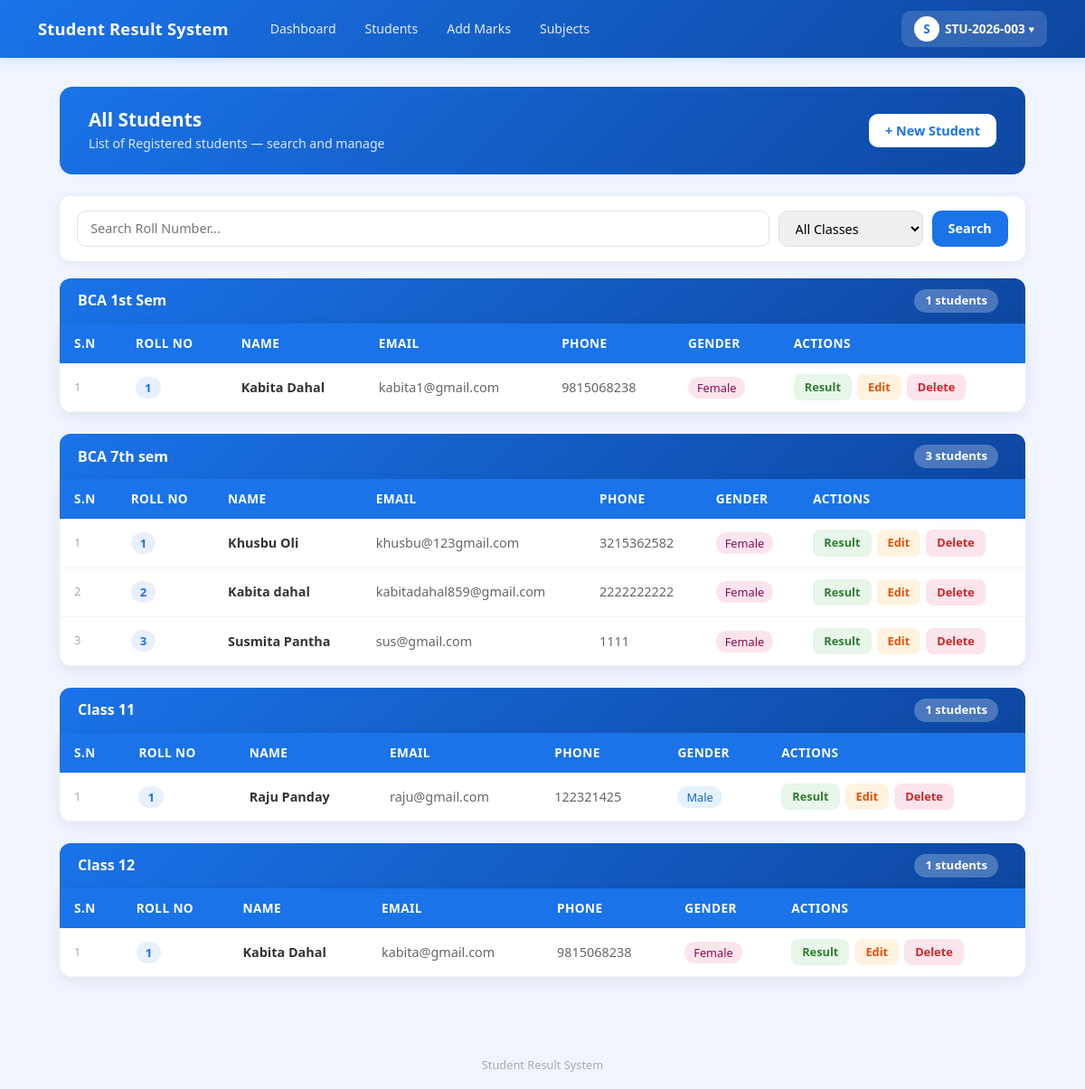
Before: /students/ (signed in) with the older database file.
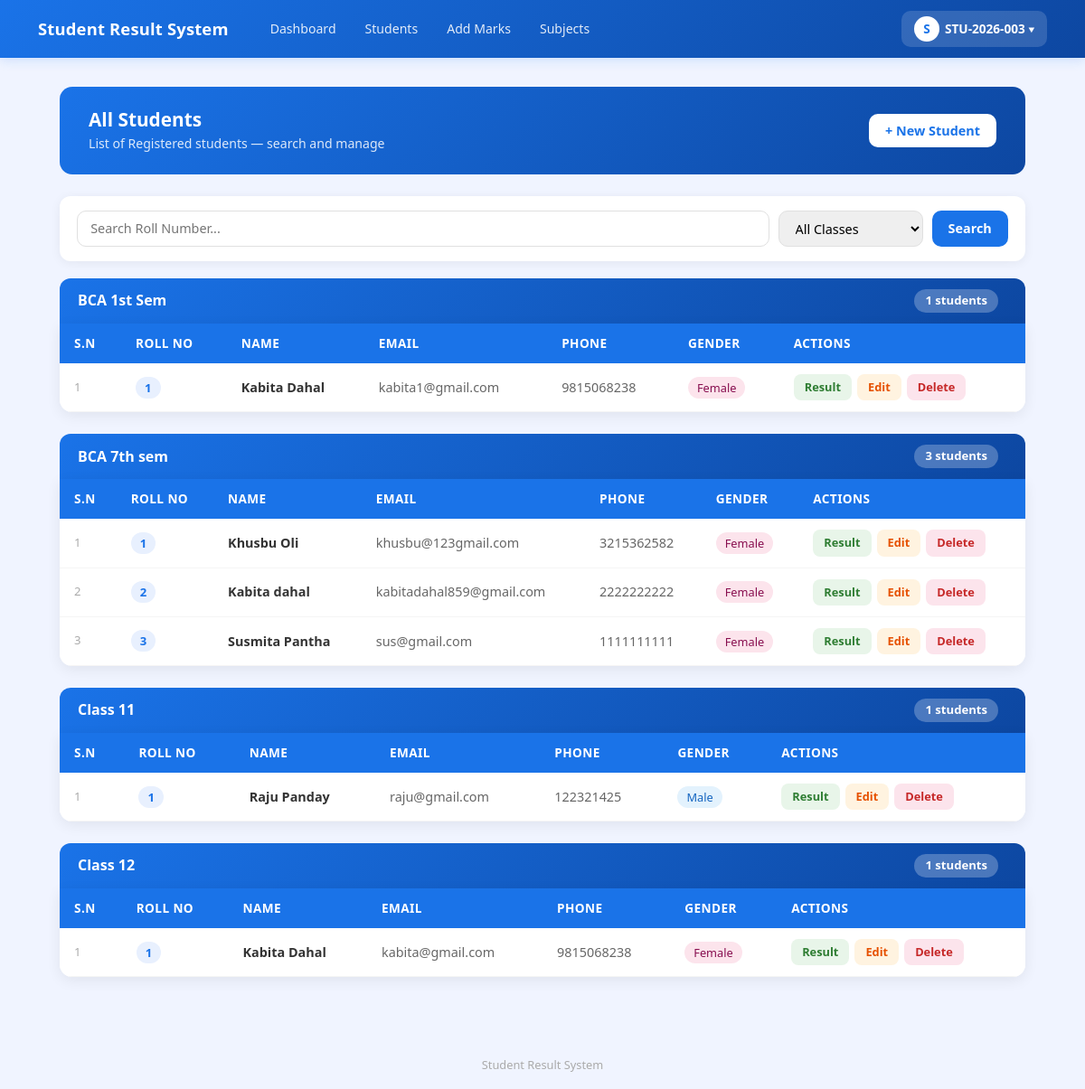
After: the same page with the newer database file.
### result/models.py (models this page shows, shortened)
class Student(models.Model):
    GENDER_CHOICES = [
        ('Male', 'Male'),
        ('Female', 'Female'),
        ('Other', 'Other'),
    ]
    student_id = models.CharField(
        max_length=20,
        unique=True,
        default=generate_student_id,
        editable=False
    )
    roll_number = models.PositiveIntegerField()
    first_name = models.CharField(max_length=50)
    last_name = models.CharField(max_length=50)
    email = models.EmailField(unique=True)
    phone = models.CharField(max_length=15, validators=[MinLengthValidator(10)])
    gender = models.CharField(max_length=10, choices=GENDER_CHOICES)
    date_of_birth = models.DateField()
    address = models.TextField()
    parent_name = models.CharField(max_length=100, blank=True)
    parent_phone = models.CharField(
    max_length=15,
    validators=[MinLengthValidator(10)]
)
    parent_email = models.EmailField(blank=True)
    class_name = models.ForeignKey(
        Class,
        on_delete=models.CASCADE,
        related_name='students',
        null=True,
        blank=True
    )
    user = models.OneToOneField(
        User,
        on_delete=models.SET_NULL,
        null=True,
        blank=True,
        related_name='student_profile'
    )
    class Meta:
        unique_together = ['roll_number', 'class_name']
        ordering = ['class_name', 'roll_number']

### result/views.py (the view)
# urls.py: path('students/', views.student_list, name='student_list'),
@login_required(login_url='login')
def student_list(request):
    query = request.GET.get('roll', '')
    selected_class = request.GET.get('class_id', '')
    classes = Class.objects.all()
    if query or selected_class:
        students = Student.objects.all()
        if query:
            students = students.filter(roll_number__icontains=query)
        if selected_class:
            students = students.filter(class_name_id=selected_class)
        grouped = None
    else:
        students = None
        grouped = []
        for cls in classes:
            cls_students = Student.objects.filter(class_name=cls)
            if cls_students.exists():
                grouped.append({
                    'class': cls,
                    'students': cls_students
                })
    return render(request, 'result/student_list.html', {
        'students': students,
        'grouped': grouped,
        'query': query,
        'classes': classes,
        'selected_class': selected_class,
    })

### result/models.py (called while the page is built)
    def __str__(self):
        if self.section:
            return f"{self.name} - Section {self.section}"
        return self.name

### result/templates/result/student_list.html (shortened to what the changed rows need)
{% extends 'result/base.html' %}
{% block content %}
{% if students is not None %}
<div class="stat-row">
    <div class="stat-pill">
        <span style="color:#1a73e8;">Total:</span>
        <span>{{ students.count }} students</span>
    </div>
</div>
<div class="table-card-standalone">
    <table class="table">
        <thead>
            <tr>
                <th>S.N</th>
                <th>Roll No</th>
                <th>Name</th>
                <th>Email</th>
                <th>Phone</th>
                <th>Gender</th>
                <th>Class</th>
                <th>Actions</th>
            </tr>
        </thead>
        <tbody>
            {% for student in students %}
            <tr>
                <td style="color:#aaa; font-size:0.82rem;">{{ forloop.counter }}</td>
                <td><span class="roll-badge">{{ student.roll_number }}</span></td>
                <td><strong>{{ student.first_name }} {{ student.last_name }}</strong></td>
                <td style="color:#666;">{{ student.email }}</td>
                <td style="color:#666;">{{ student.phone }}</td>
                <td>
                    <span class="gender-badge
                        {% if student.gender == 'Male' %}gender-male
                        {% elif student.gender == 'Female' %}gender-female
                        {% else %}gender-other{% endif %}">
                        {{ student.gender }}
                    </span>
                </td>
                <td style="color:#666;">{{ student.class_name }}</td>
                <td>
                    <div class="action-btns">
                        <a href="{% url 'student_result' student.pk %}" class="btn-result">Result</a>
                        <a href="{% url 'edit_student' student.pk %}" class="btn-edit">Edit</a>
                        <a href="{% url 'delete_student' student.pk %}" class="btn-delete">Delete</a>
                    </div>
                </td>
            </tr>
            {% empty %}
            <tr>
                <td colspan="8">
                    <div class="empty-state">
                        <div class="icon"> </div>
                        <p>No student found!</p>
                        <a href="{% url 'student_list' %}" class="btn-search"
                            style="text-decoration:none; padding:8px 20px; border-radius:10px;">
                            See all students
                        </a>
                    </div>
                </td>
            </tr>
            {% endfor %}
        </tbody>
    </table>
</div>
{% else %}
{% if grouped %}
{% for group in grouped %}
<div class="class-group">
    <div class="class-header" onclick="toggleClass('class_{{ forloop.counter }}')">
        <h6> {{ group.class }}</h6>
        <div style="display:flex; align-items:center; gap:10px;">
            <span class="count-badge">{{ group.students.count }} students</span>
        </div>
    </div>
    <div class="table-card" id="class_{{ forloop.counter }}">
        <table class="table">
            <thead>
                <tr>
                    <th>S.N</th>
                    <th>Roll No</th>
                    <th>Name</th>
                    <th>Email</th>
                    <th>Phone</th>
                    <th>Gender</th>
                    <th>Actions</th>
                </tr>
            </thead>
            <tbody>
                {% for student in group.students %}
                <tr>
                    <td style="color:#aaa; font-size:0.82rem;">{{ forloop.counter }}</td>
                    <td><span class="roll-badge">{{ student.roll_number }}</span></td>
                    <td><strong>{{ student.first_name }} {{ student.last_name }}</strong></td>
                    <td style="color:#666;">{{ student.email }}</td>
                    <td style="color:#666;">{{ student.phone }}</td>
                    <td>
                        <span class="gender-badge
                                {% if student.gender == 'Male' %}gender-male
                                {% elif student.gender == 'Female' %}gender-female
                                {% else %}gender-other{% endif %}">
                            {{ student.gender }}
                        </span>
                    </td>
                    <td>
                        <div class="action-btns">
                            <a href="{% url 'student_result' student.pk %}" class="btn-result">Result</a>
                            <a href="{% url 'edit_student' student.pk %}" class="btn-edit">Edit</a>
                            <a href="{% url 'delete_student' student.pk %}" class="btn-delete">Delete</a>
                        </div>
                    </td>
                </tr>
                {% endfor %}
            </tbody>
        </table>
    </div>
</div>
{% endfor %}
{% endif %}
{% endif %}
{% endblock %}

Changed rows visible on the page:
changed Student "Susmita": phone "1111" → "1111111111"
